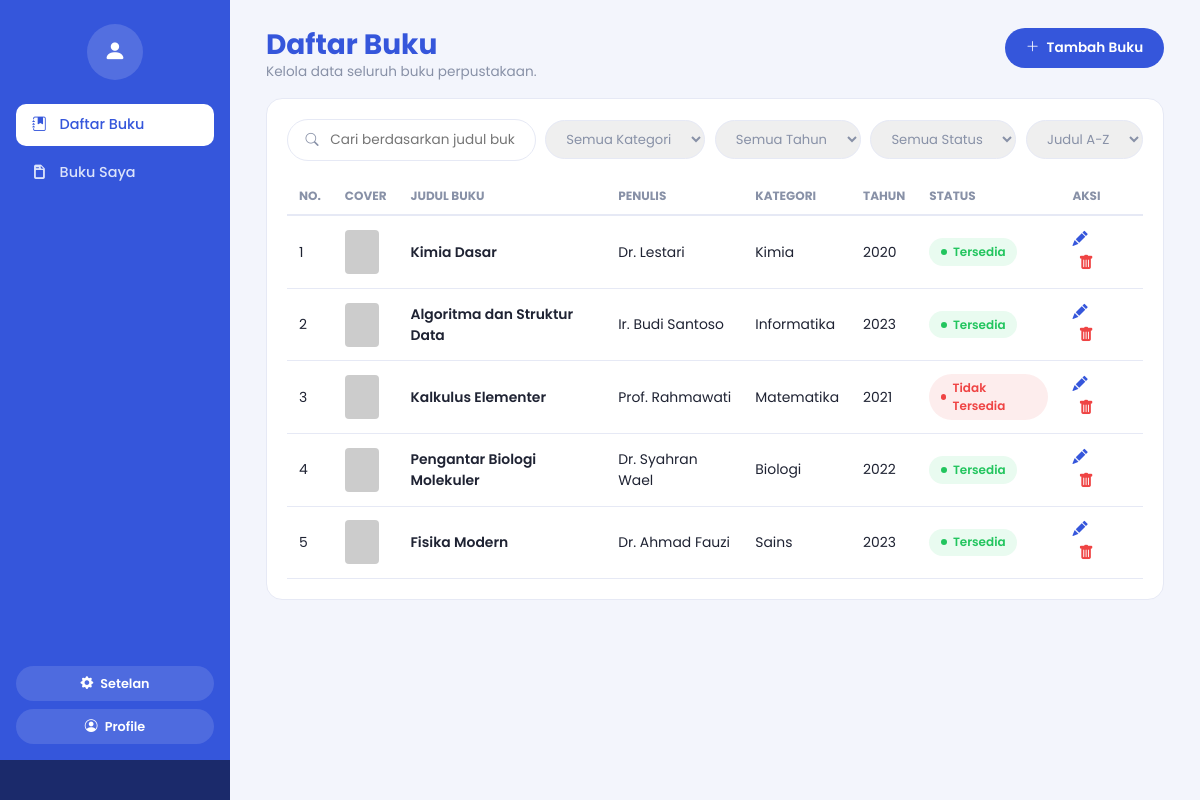
The page / on the database its author committed.
### tables this page shows
CREATE TABLE IF NOT EXISTS buku (
  id INT AUTO_INCREMENT PRIMARY KEY,
  judul VARCHAR(255) NOT NULL,
  penulis VARCHAR(255) NOT NULL,
  penerbit VARCHAR(255) DEFAULT NULL,
  tahun INT DEFAULT NULL,
  kategori VARCHAR(100) DEFAULT NULL,
  status ENUM('Tersedia', 'Tidak Tersedia') NOT NULL DEFAULT 'Tersedia',
  cover VARCHAR(255) DEFAULT NULL,
  created_at TIMESTAMP DEFAULT CURRENT_TIMESTAMP
);

### index.php (the view, shortened to what this page needs)
<?php
$active = 'daftar';
require_once __DIR__ . '/service/database.php';
$query = "SELECT * FROM buku ORDER BY id DESC";
$result = mysqli_query($conn, $query);
$bukuList = [];
while ($row = mysqli_fetch_assoc($result)) {
    $bukuList[] = $row;
}
?>
<!DOCTYPE html>
<html lang="id">
<head>
<?php include 'includes/head.php'; ?>
</head>
<body>
<div class="app-shell">
  <?php include 'includes/sidebar.php'; ?>
  <main class="main-content">
    <div class="d-flex justify-content-between align-items-start flex-wrap gap-2 mb-3">
      <div>
        <h3 class="page-title mb-0">Daftar Buku</h3>
        <div class="page-subtitle mb-0">Kelola data seluruh buku perpustakaan.</div>
      </div>
      <a href="tambah.php" class="btn-tambah"><i class="bi bi-plus-lg me-1"></i> Tambah Buku</a>
    </div>
    <div class="card-soft">
      <div class="table-toolbar align-items-center">
        <div class="search-pill" style="max-width:260px;">
          <i class="bi bi-search"></i>
          <input type="text" placeholder="Cari berdasarkan judul buku...">
        </div>
        <select><option>Semua Kategori</option></select>
        <select><option>Semua Tahun</option></select>
        <select><option>Semua Status</option></select>
        <select><option>Judul A-Z</option></select>
      </div>
      <div class="table-responsive">
        <table class="table-books">
          <thead>
            <tr>
              <th>No.</th>
              <th>Cover</th>
              <th>Judul Buku</th>
              <th>Penulis</th>
              <th>Kategori</th>
              <th>Tahun</th>
              <th>Status</th>
              <th>Aksi</th>
            </tr>
          </thead>
          <tbody>
            <?php foreach ($bukuList as $i => $buku): ?>
              <?php
                $coverSrc = $buku['cover']
                  ? 'uploads/' . htmlspecialchars($buku['cover'])
                  : 'https://placehold.co/80x100?text=No+Cover';
              ?>
              <tr>
                <td><?= $i + 1 ?></td>
                <td><img src="<?= $coverSrc ?>" alt="" style="width:34px;height:44px;object-fit:cover;border-radius:4px;"></td>
                <td class="fw-semibold"><?= htmlspecialchars($buku['judul']) ?></td>
                <td><?= htmlspecialchars($buku['penulis']) ?></td>
                <td><?= htmlspecialchars($buku['kategori'] ?? '-') ?></td>
                <td><?= htmlspecialchars($buku['tahun'] ?? '-') ?></td>
                <td>
                  <?php if ($buku['status'] === 'Tersedia'): ?>
                    <span class="badge-status available">Tersedia</span>
                  <?php else: ?>
                    <span class="badge-status unavailable">Tidak Tersedia</span>
                  <?php endif; ?>
                </td>
                <td>
                  <a href="edit.php?id=<?= $buku['id'] ?>" class="action-icon edit" title="Edit"><i class="bi bi-pencil-fill"></i></a>
                  <button type="button" class="action-icon delete" title="Hapus" data-bs-toggle="modal" data-bs-target="#modalHapus" data-id="<?= $buku['id'] ?>" data-judul="<?= htmlspecialchars($buku['judul']) ?>"><i class="bi bi-trash-fill"></i></button>
                </td>
              </tr>
            <?php endforeach; ?>
          </tbody>
        </table>
      </div>
    </div>
  </main>
</div>
</body>
</html>

### includes/head.php (shortened to what this page needs)
<link href="https://cdn.jsdelivr.net/npm/bootstrap@5.3.3/dist/css/bootstrap.min.css" rel="stylesheet">
<link href="https://cdn.jsdelivr.net/npm/bootstrap-icons@1.11.3/font/bootstrap-icons.css" rel="stylesheet">
<link href="assets/css/style.css" rel="stylesheet">

### includes/sidebar.php
<?php
$active = $active ?? '';
function nav_active($key, $active){ return $key === $active ? 'active' : ''; }
?>
<aside class="sidebar">
  <div class="avatar"><i class="bi bi-person-fill"></i></div>
  <nav>
    <a href="index.php" class="nav-link <?= nav_active('daftar', $active) ?>">
      <i class="bi bi-journal-bookmark-fill"></i> Daftar Buku
    </a>
    <a href="tambah.php" class="nav-link <?= nav_active('tambah', $active) ?>">
      <i class="bi bi-file-earmark-post-fill"></i> Buku Saya
    </a>
  </nav>
  <div class="footer-links">
    <a href="#" class="btn"><i class="bi bi-gear-fill me-1"></i> Setelan</a>
    <a href="#" class="btn"><i class="bi bi-person-circle me-1"></i> Profile</a>
  </div>
  <div class="sidebar-bottom-block"></div>
</aside>

### assets/css/style.css (style rules this page uses)
:root { --primary: #3556DB; --primary-dark: #1B2A6B; --accent-orange: #FF9800; --accent-green: #22C55E; --accent-red: #EF4444; --bg-page: #F3F5FC; --text-dark: #1F2333; --text-muted: #8891A7; --border-light: #E6E9F5; --radius-lg: 16px; --radius-md: 10px; }
body { background: var(--bg-page); color: var(--text-dark); font-family: 'Poppins', 'Segoe UI', sans-serif; }
a { text-decoration:none; }
.app-shell { display:flex; min-height:100vh; }
.sidebar { width:230px; background: var(--primary); color:#fff; display:flex; flex-direction:column; padding: 1.5rem 1rem; position:sticky; top:0; height:100vh; }
.sidebar .avatar { width:56px; height:56px; border-radius:50%; background:rgba(255,255,255,.15); display:flex; align-items:center; justify-content:center; margin: 0 auto 1.5rem; font-size:1.4rem; }
.sidebar nav { flex:1; }
.sidebar .nav-link { color:#DCE3FA; font-size:.9rem; padding:.65rem .9rem; border-radius: var(--radius-md); display:flex; align-items:center; gap:.7rem; margin-bottom:.35rem; font-weight:500; }
.sidebar .nav-link i { width:18px; text-align:center; }
.sidebar .nav-link.active, .sidebar .nav-link:hover { background:#fff; color: var(--primary); }
.sidebar .footer-links { display:flex; flex-direction:column; gap:.5rem; margin-top:auto; }
.sidebar .footer-links .btn { border-radius:999px; font-size:.8rem; font-weight:600; background:rgba(255,255,255,.12); color:#fff; border:none; padding:.5rem .75rem; }
.sidebar-bottom-block { height:40px; background: var(--primary-dark); margin: 1rem -1rem -1.5rem; border-radius: 0 0 0 0; }
.main-content { flex:1; padding: 1.75rem 2.25rem; min-width:0; }
.search-pill { background:#fff; border:1px solid var(--border-light); border-radius:999px; padding:.55rem 1.1rem; display:flex; align-items:center; gap:.6rem; max-width:420px; flex:1; }
.search-pill input { border:none; outline:none; width:100%; font-size:.85rem; background:transparent; }
.search-pill i { color:var(--text-muted); }
.page-title { font-weight:700; color: var(--primary); margin-bottom:.25rem; }
.page-subtitle { color: var(--text-muted); font-size:.85rem; margin-bottom:1.25rem; }
.card-soft { background:#fff; border-radius: var(--radius-lg); border:1px solid var(--border-light); padding:1.25rem; }
.table-toolbar { display:flex; flex-wrap:wrap; gap:.6rem; margin-bottom:1rem; }
.table-toolbar select, .table-toolbar .search-pill { font-size:.82rem; }
.table-toolbar select { border:1px solid var(--border-light); border-radius:999px; padding:.5rem 1rem; color:var(--text-muted); }
.table-books { width:100%; border-collapse:separate; border-spacing:0; }
.table-books th { text-align:left; font-size:.75rem; text-transform:uppercase; color:var(--text-muted); padding:.6rem .75rem; border-bottom:2px solid var(--border-light); }
.table-books td { padding:.75rem; border-bottom:1px solid var(--border-light); font-size:.87rem; vertical-align:middle; }
.badge-status { border-radius:999px; padding:.3rem .7rem; font-size:.75rem; font-weight:600; display:inline-flex; align-items:center; gap:.4rem; }
.badge-status.available { background:#E9FBF0; color:var(--accent-green); }
.badge-status.available::before { content:""; width:6px; height:6px; border-radius:50%; background:var(--accent-green); }
.badge-status.unavailable { background:#FDEDED; color:var(--accent-red); }
.badge-status.unavailable::before { content:""; width:6px; height:6px; border-radius:50%; background:var(--accent-red); }
.action-icon { border:none; background:none; font-size:.95rem; margin-right:.5rem; }
.action-icon.edit { color: var(--primary); }
.action-icon.delete { color: var(--accent-red); }
.btn-tambah { background: var(--primary); color:#fff; border:none; border-radius:999px; padding:.6rem 1.3rem; font-weight:600; font-size:.85rem; }

### rows shown on the page
buku: judul "Kimia Dasar", penulis "Dr. Lestari", kategori "Kimia", tahun "2020", status "Tersedia"
buku: judul "Algoritma dan Struktur Data", penulis "Ir. Budi Santoso", kategori "Informatika", tahun "2023", status "Tersedia"
buku: judul "Kalkulus Elementer", penulis "Prof. Rahmawati", kategori "Matematika", tahun "2021", status "Tidak Tersedia"
buku: judul "Pengantar Biologi Molekuler", penulis "Dr. Syahran Wael", kategori "Biologi", tahun "2022", status "Tersedia"
buku: judul "Fisika Modern", penulis "Dr. Ahmad Fauzi", kategori "Sains", tahun "2023", status "Tersedia"
